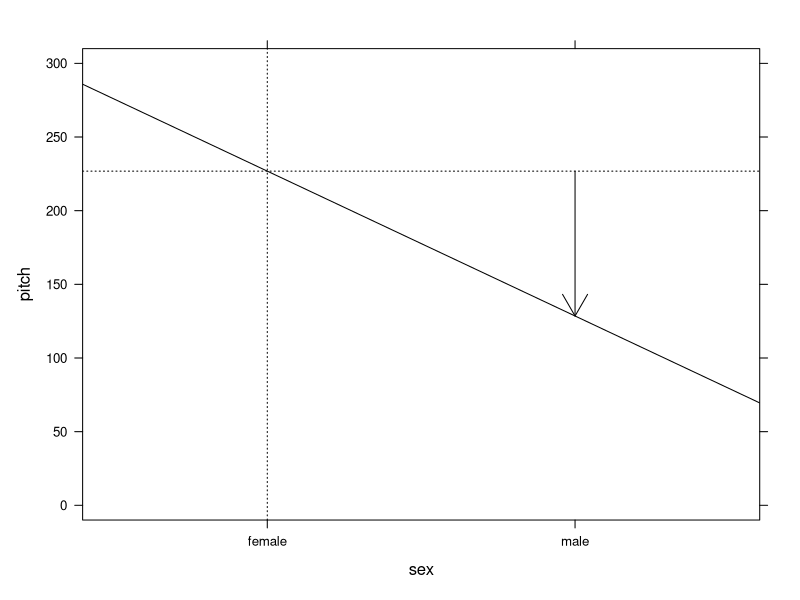
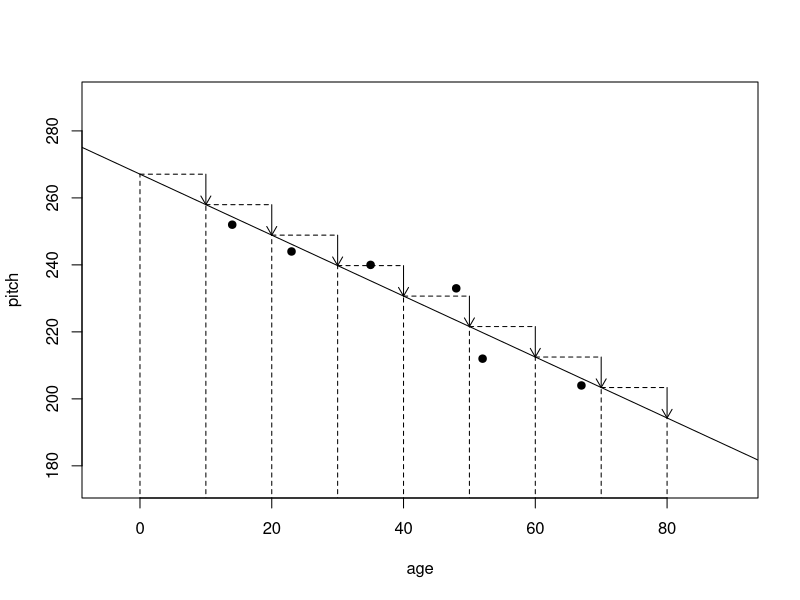
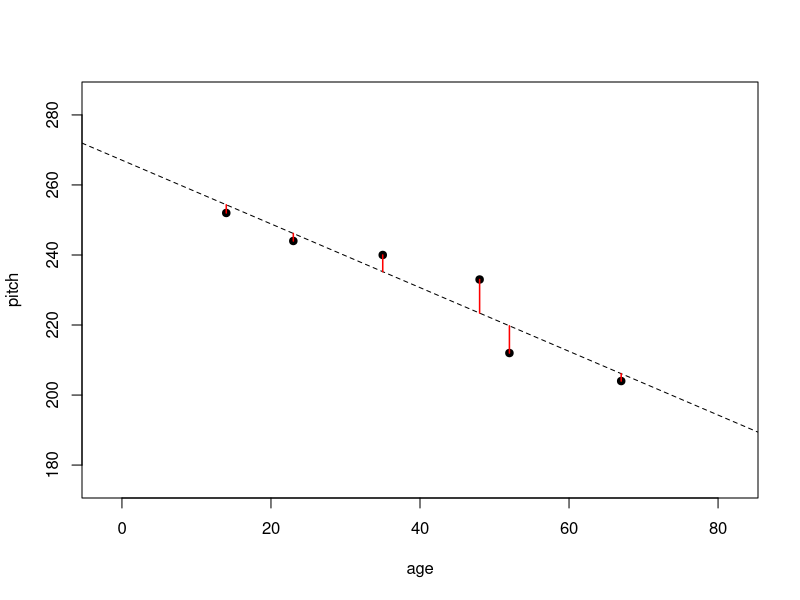
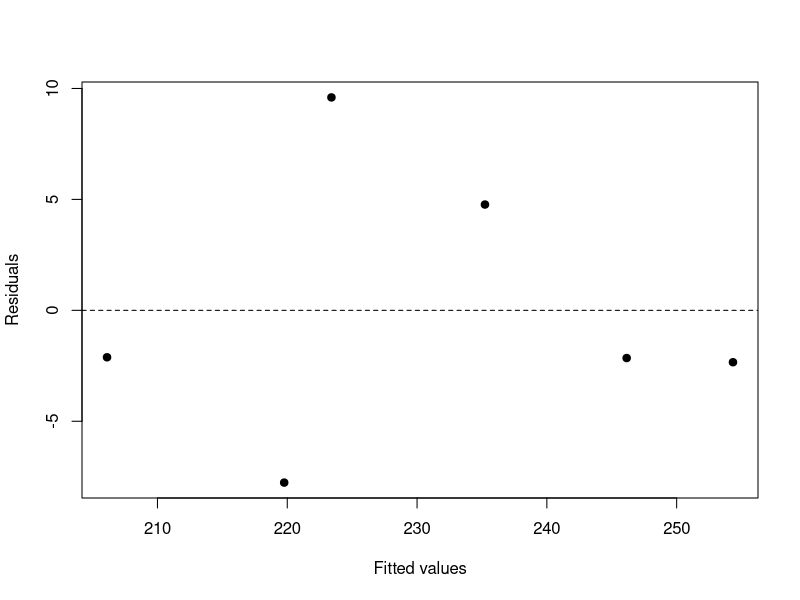
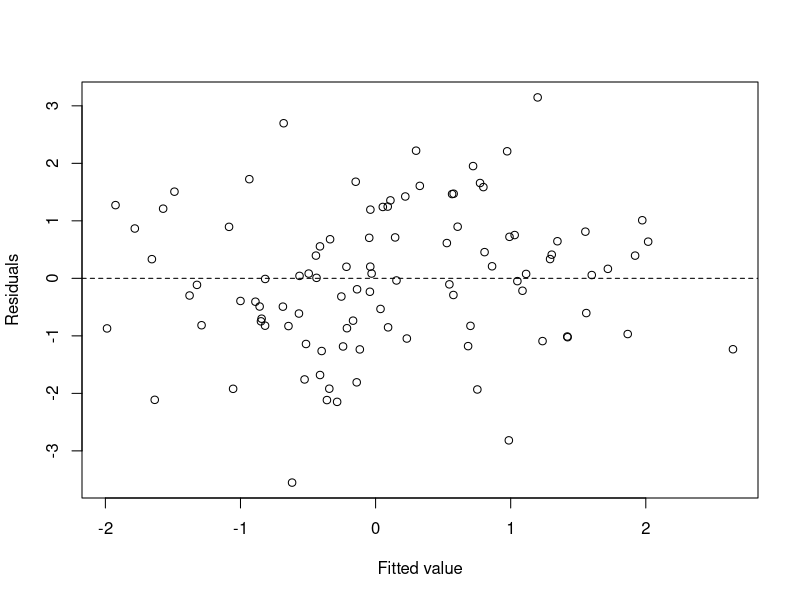
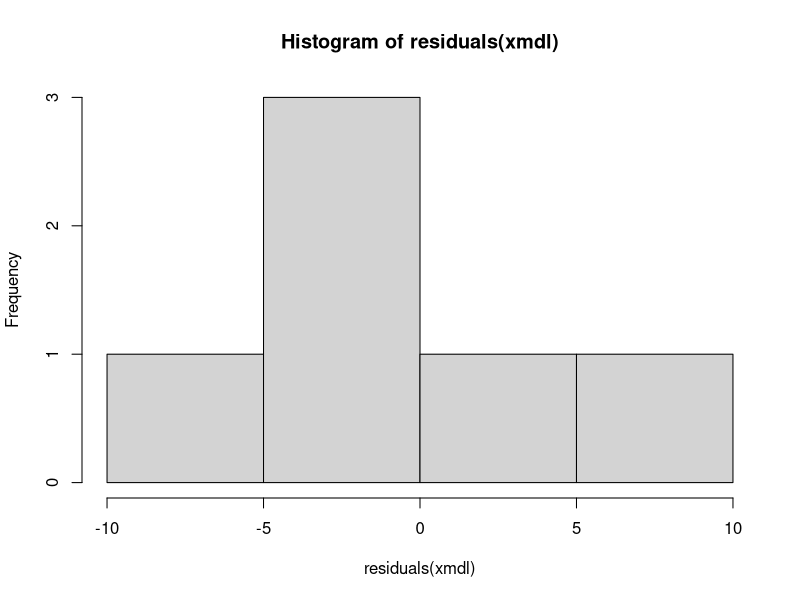
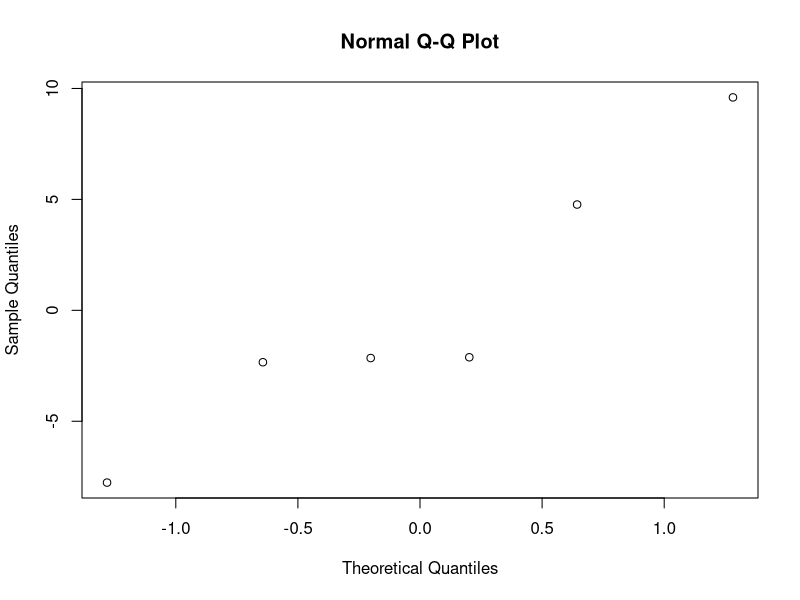

Write the R code that produced these figures, in order.
## ----include=FALSE-------------------------------------------------------
require(xtable)
require(lattice)

## ------------------------------------------------------------------------
pitch = c(233,204,242,130,112,142)
sex = c(rep("female",3),rep("male",3))
my.df = data.frame(sex, pitch)

## ------------------------------------------------------------------------
my.df

## ------------------------------------------------------------------------
xmdl = lm(pitch ~ sex, my.df)

## ----eval=FALSE----------------------------------------------------------
## summary(xmdl)

## ----echo=FALSE, size='tiny'---------------------------------------------
summary(xmdl)

## ----echo=FALSE, size='scriptsize'---------------------------------------
coef(summary(xmdl))

## ----echo=FALSE, fig.height=4.5------------------------------------------
xyplot(pitch~sex, data=my.df, col='black',ylim=c(-10,310),
	panel=function(x,y){
		panel.xyplot(x,y, col='black',pch=19)
		panel.abline(a=226.83+98.33, b=-98.33)
		panel.abline(h=226.83, lty='dotted')
		panel.abline(v=1, lty='dotted')
		panel.arrows(x0=2, y0=226.83, x1=2,y1=226.83-98.33)
	})

## ----size='tiny'---------------------------------------------------------
age = c(14,23,35,48,52,67)
pitch = c(252,244,240,233,212,204)
my.df = data.frame(age, pitch)
xmdl = lm(pitch~age, my.df)
summary(xmdl)

## ----echo=FALSE, size='scriptsize'---------------------------------------
summary(xmdl)$coefficients

## ----echo=FALSE,fig.height=5---------------------------------------------
plot(pitch~age, data=my.df, pch=19, xlim=c(-5,90), ylim=c(175,290))
abline(xmdl)
#abline(h=267.0765, lty='dashed')
lines(x=c(0,0), y=c(0,267.0765), lty='dashed')
for(i in seq(10,80,by=10)){
	lines(x=c(i,i),y=c(0,267.0765-i*0.9099), lty='dashed')
	lines(x=c(i-10,i), y=c(267.0765-(i-10)*0.9099,267.0765-(i-10)*0.9099), lty='dashed')
	arrows(x0=i, y0=267.0765-(i-10)*0.9099,x1=i,y1=267.0765-i*0.9099, length=0.1)
}

## ------------------------------------------------------------------------
my.df$age.c = my.df$age - mean(my.df$age)
xmdl = lm(pitch~age.c, my.df)

## ----echo=FALSE,size='scriptsize'----------------------------------------
summary(xmdl)$coefficients

## ----echo=FALSE,fig.height=4.3-------------------------------------------
xmdl = lm(pitch~age,my.df)
plot(pitch~age,my.df, pch=19, xlim = c(-2,82), ylim = c(175, 285))
abline(xmdl, lty='dashed')
for(i in 1:dim(my.df)[1]){
	with(my.df,lines(x=c(age[i],age[i]),y=c(pitch[i],xmdl$fitted.values[i]),col='red',lwd=1.5))
}

## ----residual_plot,fig.height=4.3, echo=-2, size='footnotesize'----------
plot(fitted(xmdl), residuals(xmdl),pch=19, 
	xlab = 'Fitted values', ylab='Residuals' )
abline(h=0, lty='dashed')

## ----echo=FALSE,fig.height=4---------------------------------------------
plot(rnorm(100),rnorm(100),xlab="Fitted value", ylab="Residuals" )
abline(h=0, lty="dashed")

## ----eval=FALSE, size='scriptsize'---------------------------------------
hist(residuals(xmdl))

## ----eval=FALSE, size='scriptsize'---------------------------------------
qqnorm(residuals(xmdl))

## ----size='scriptsize'---------------------------------------------------
dfbeta(xmdl)
